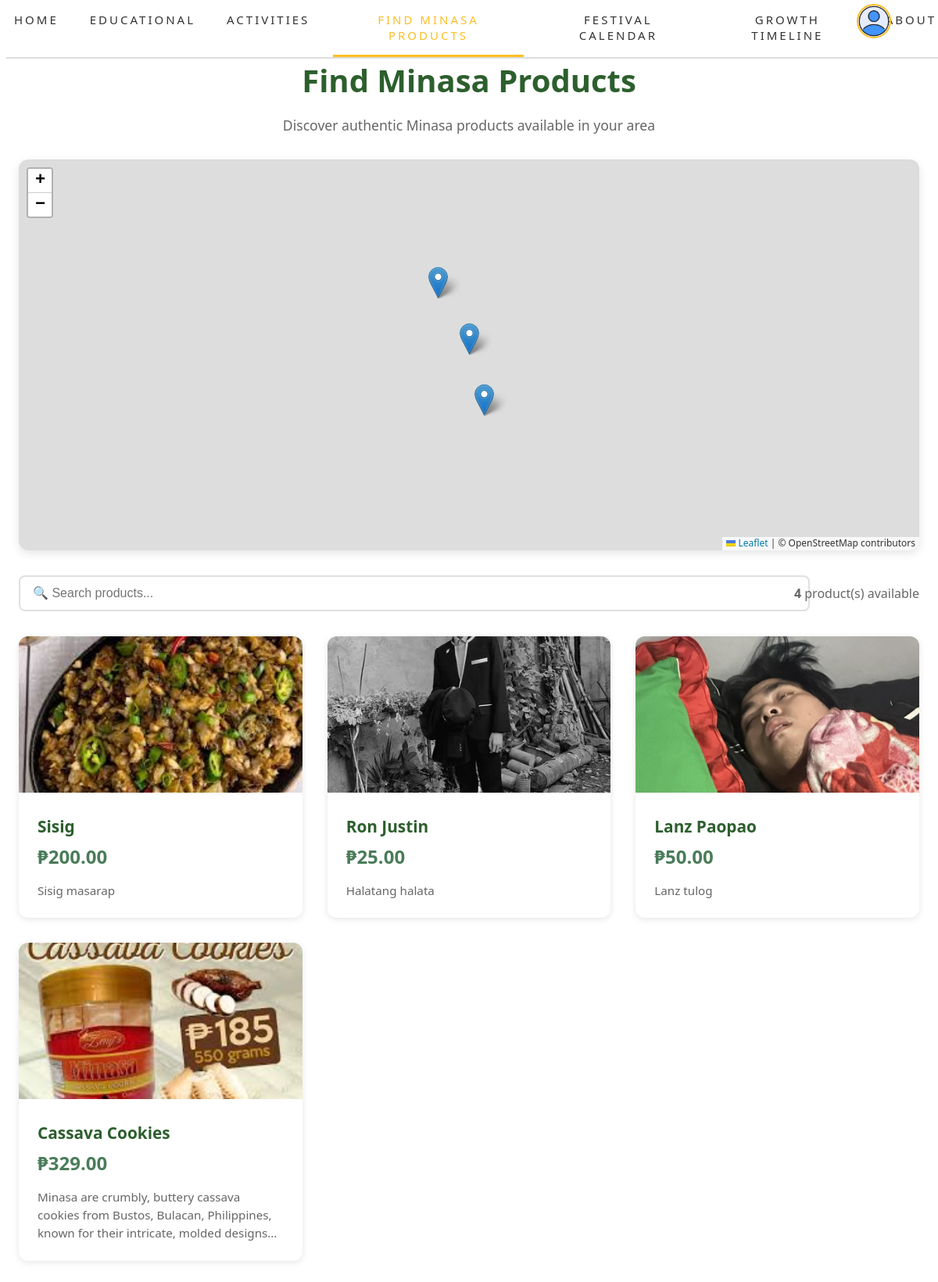
/users/find-minasa/, run on the app's committed database.
### sections/models.py (models this page shows, shortened)
class MinasaProduct(models.Model):
    image = models.ImageField(upload_to='products/', blank=True, null=True)
    product_name = models.CharField(max_length=200)
    description = models.TextField()
    price = models.DecimalField(max_digits=10, decimal_places=2, default=0.00)  # ADD THIS LINE
    class Meta:
        verbose_name = "Minasa Product"
        verbose_name_plural = "Minasa Products"
        ordering = ['-id']

### sections/views.py (the view)
# urls.py: path('find-minasa/', views.find_minasa, name='find_minasa'),
def find_minasa(request):
    products = MinasaProduct.objects.all().order_by('-id')
    context = {
        'products': products,
    }
    return render(request, 'users/find_minasa.html', context)

### sections/templates/users/find_minasa.html (shortened to what this page needs)
{% extends "users/userbase.html" %}
{% load static %}
{% block content %}
<div class="map-container">
    <div class="map-header">
        <h1>Find Minasa Products</h1>
        <p>Discover authentic Minasa products available in your area</p>
    </div>
    <div class="map-wrapper">
        <div id="map"></div>
    </div>
    <div class="filter-section">
        <div class="search-box">
            <input type="text" id="searchInput" placeholder="🔍 Search products...">
        </div>
        <div class="product-count">
            <strong id="productCount">{{ products.count }}</strong> product(s) available
        </div>
    </div>
    <div class="products-grid" id="productsGrid">
        {% if products %}
            {% for product in products %}
            <div class="product-card" onclick="showProductDetails({{ product.id }})">
                {% if product.image %}
                    <img src="{{ product.image.url }}" alt="{{ product.product_name }}" class="product-image">
                {% else %}
                    <img src="{% static 'images/placeholder-product.png' %}" alt="{{ product.product_name }}" class="product-image">
                {% endif %}
                <div class="product-info">
                    <div class="product-name">{{ product.product_name }}</div>
                    <div class="product-price">₱{{ product.price }}</div>
                    <div class="product-description">{{ product.description|truncatewords:20 }}</div>
                </div>
            </div>
            {% endfor %}
        {% else %}
            <div class="no-products">
                <p>No products available at the moment. Please check back later!</p>
            </div>
        {% endif %}
    </div>
</div>
<link rel="stylesheet" href="https://unpkg.com/leaflet@1.9.4/dist/leaflet.css" />
{% endblock %}

### minasaelearning/static/css/section_css.css (style rules this page uses)
h1, h2, h3, div, a, p { font-family: 'Segoe UI', Tahoma, Geneva, Verdana, sans-serif; }

### sections/templates/users/find_minasa.html (style rules this page uses)
.map-container { margin: 2rem auto; margin-top: 75px; max-width: 1200px; padding: 0 1rem; }
.map-header { text-align: center; margin-bottom: 2rem; }
.map-header h1 { color: #2c5f2d; font-size: 2.5rem; margin-bottom: 0.5rem; }
.map-header p { color: #666; font-size: 1.1rem; }
.products-grid { display: grid; grid-template-columns: repeat(auto-fill, minmax(280px, 1fr)); gap: 2rem; margin-top: 2rem; }
.product-card { background: white; border-radius: 12px; overflow: hidden; box-shadow: 0 2px 8px rgba(0,0,0,0.1); transition: transform 0.3s, box-shadow 0.3s; cursor: pointer; }
.product-image { width: 100%; height: 200px; object-fit: cover; background: #f0f0f0; }
.product-info { padding: 1.5rem; }
.product-name { font-size: 1.3rem; font-weight: bold; color: #2c5f2d; margin-bottom: 0.5rem; }
.product-price { font-size: 1.5rem; color: #4a7c59; font-weight: bold; margin-bottom: 1rem; }
.product-description { color: #666; font-size: 0.95rem; line-height: 1.5; display: -webkit-box; -webkit-line-clamp: 3; -webkit-box-orient: vertical; overflow: hidden; }
.map-wrapper { width: 100%; height: 500px; border-radius: 12px; overflow: hidden; box-shadow: 0 4px 12px rgba(0,0,0,0.1); margin-bottom: 2rem; }
#map { width: 100%; height: 100%; }
.filter-section { display: flex; justify-content: space-between; align-items: center; margin-bottom: 1.5rem; flex-wrap: wrap; gap: 1rem; }
.search-box { flex: 1; min-width: 250px; }
.search-box input { width: 100%; padding: 0.75rem 1rem; border: 2px solid #e0e0e0; border-radius: 8px; font-size: 1rem; transition: border-color 0.3s; }
.product-count { color: #666; font-size: 1rem; }

### data on the page
MinasaProduct: image (picture), product_name "Sisig", price "200.00", description "Sisig masarap"
MinasaProduct: image (picture), product_name "Ron Justin", price "25.00", description "Halatang halata"
MinasaProduct: image (picture), product_name "Lanz Paopao", price "50.00", description "Lanz tulog"
MinasaProduct: image (picture), product_name "Cassava Cookies", price "329.00", description "Minasa are crumbly, buttery cassava cookies from Bustos, Bulacan, Philippines, known for their intricate, molded…"

### other printed values
{{ products.count }} "4"
